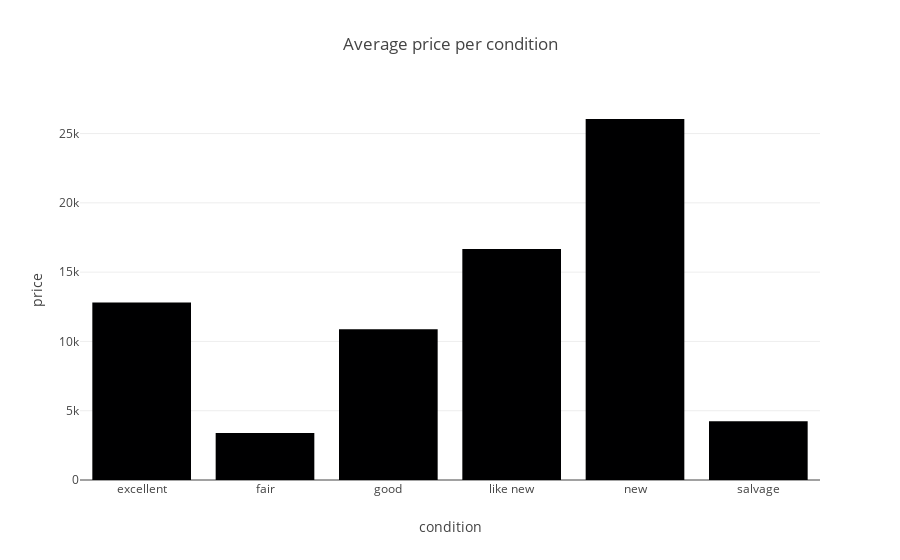

The code cell stored with this chart in its notebook:
### Markdown cell above
## Testing different bar charts, histograms, and scatter plots

### Code cell
price_per_condition = vehicles_df.groupby('condition')['price'].mean().reset_index()
condition_price_figure = px.bar(price_per_condition, x='condition', y='price', title='Average price per condition') 
condition_price_figure.show()

### Figure 1 — Plotly figure (JSON) as saved in the notebook; plotly's stock layout.template omitted (floating-point values rounded to 4 significant figures)
{"data": [{"alignmentgroup": "True", "hovertemplate": "condition=%{x}<br>price=%{y}<extra></extra>", "legendgroup": "", "marker": {"color": "#000001", "pattern": {"shape": ""}}, "name": "", "offsetgroup": "", "orientation": "v", "showlegend": false, "textposition": "auto", "type": "bar", "x": ["excellent", "fair", "good", "like new", "new", "salvage"], "xaxis": "x", "y": [12810.0, 3387.0, 10880.0, 16680.0, 26050.0, 4242.0], "yaxis": "y"}], "layout": {"barmode": "relative", "legend": {"tracegroupgap": 0}, "title": {"text": "Average price per condition"}, "xaxis": {"anchor": "y", "domain": [0, 1], "title": {"text": "condition"}}, "yaxis": {"anchor": "x", "domain": [0, 1], "title": {"text": "price"}}}}
